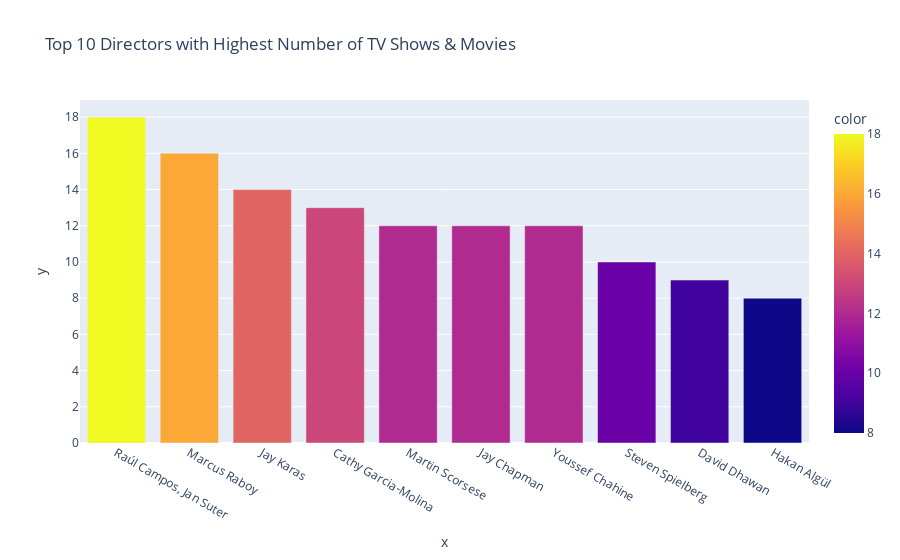

This figure's notebook cell:
### Code cell
px.bar(data, x = data.Director.value_counts().sort_values(ascending = False).index[:10], 
        y= data.Director.value_counts().sort_values(ascending = False).values[:10], 
        color =data.Director.value_counts().sort_values(ascending = False).values[:10], 
        title = 'Top 10 Directors with Highest Number of TV Shows & Movies' )

### Figure 1 — Plotly figure (JSON) as saved in the notebook; plotly's stock layout.template omitted (floating-point values rounded to 4 significant figures)
{"data": [{"alignmentgroup": "True", "hovertemplate": "x=%{x}<br>y=%{y}<br>color=%{marker.color}<extra></extra>", "legendgroup": "", "marker": {"color": [18, 16, 14, 13, 12, 12, 12, 10, 9, 8], "coloraxis": "coloraxis", "pattern": {"shape": ""}}, "name": "", "offsetgroup": "", "orientation": "v", "showlegend": false, "textposition": "auto", "type": "bar", "x": ["Raúl Campos, Jan Suter", "Marcus Raboy", "Jay Karas", "Cathy Garcia-Molina", "Martin Scorsese", "Jay Chapman", "Youssef Chahine", "Steven Spielberg", "David Dhawan", "Hakan Algül"], "xaxis": "x", "y": [18, 16, 14, 13, 12, 12, 12, 10, 9, 8], "yaxis": "y"}], "layout": {"barmode": "relative", "coloraxis": {"colorbar": {"title": {"text": "color"}}, "colorscale": [[0, "#0d0887"], [0.1111, "#46039f"], [0.2222, "#7201a8"], [0.3333, "#9c179e"], [0.4444, "#bd3786"], [0.5556, "#d8576b"], [0.6667, "#ed7953"], [0.7778, "#fb9f3a"], [0.8889, "#fdca26"], [1, "#f0f921"]]}, "legend": {"tracegroupgap": 0}, "title": {"text": "Top 10 Directors with Highest Number of TV Shows & Movies"}, "xaxis": {"anchor": "y", "domain": [0, 1], "title": {"text": "x"}}, "yaxis": {"anchor": "x", "domain": [0, 1], "title": {"text": "y"}}}}
